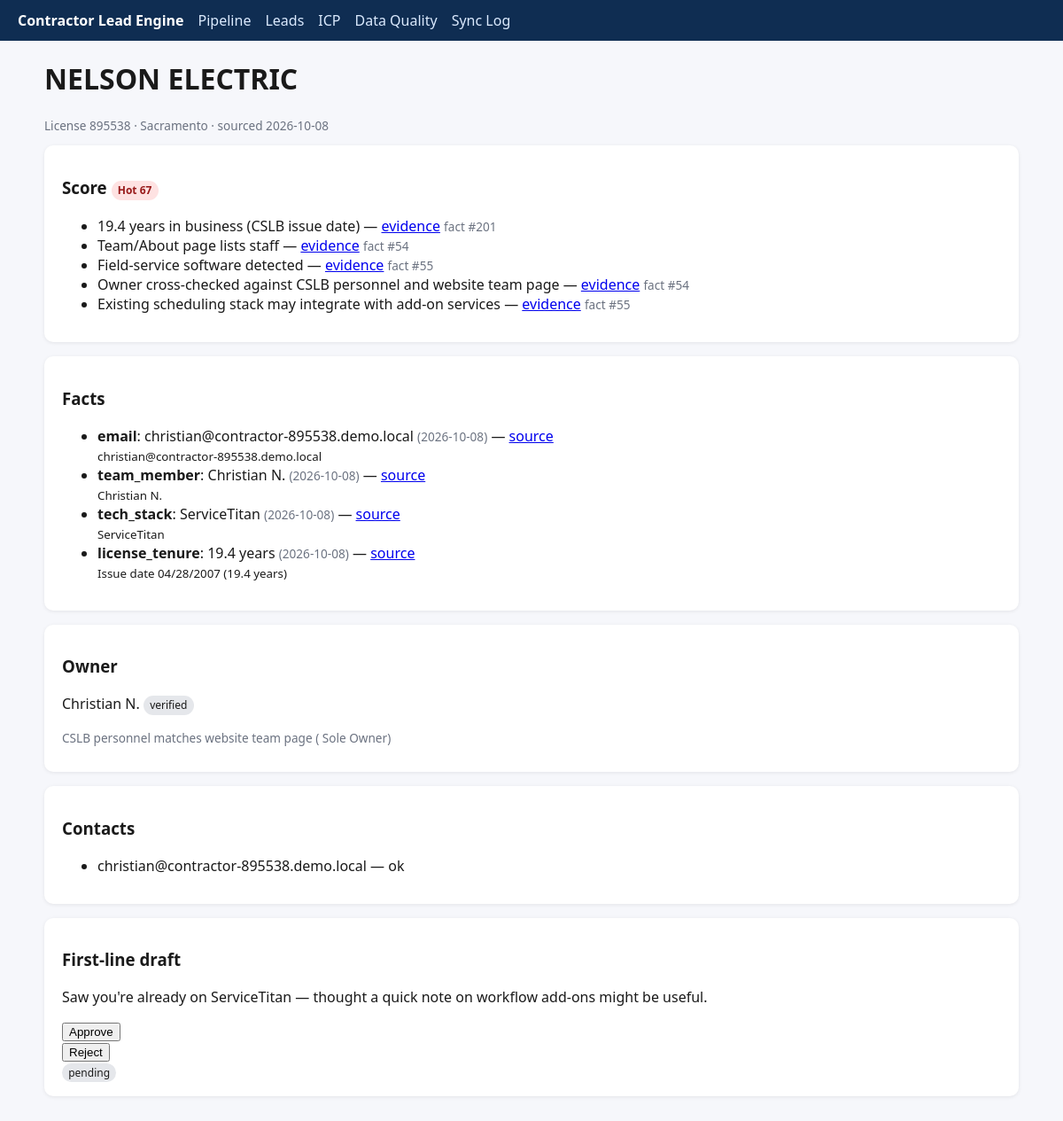
The page /leads/35 on the database its author committed.
### app/db/models.py (models this page shows)
class Company(Base):
    __tablename__ = "companies"
    id: Mapped[int] = mapped_column(Integer, primary_key=True)
    license_number: Mapped[str] = mapped_column(String(32), unique=True, index=True)
    business_name: Mapped[str] = mapped_column(String(512))
    business_type: Mapped[str | None] = mapped_column(String(128))
    address: Mapped[str | None] = mapped_column(String(512))
    city: Mapped[str | None] = mapped_column(String(128))
    state: Mapped[str | None] = mapped_column(String(8))
    zip_code: Mapped[str | None] = mapped_column(String(16))
    county: Mapped[str | None] = mapped_column(String(64), index=True)
    phone_raw: Mapped[str | None] = mapped_column(String(64))
    phone_e164: Mapped[str | None] = mapped_column(String(32), index=True)
    phone_type: Mapped[str | None] = mapped_column(String(32))
    domain: Mapped[str | None] = mapped_column(String(255), index=True)
    website_url: Mapped[str | None] = mapped_column(String(512))
    classifications: Mapped[str | None] = mapped_column(String(128))
    license_status: Mapped[str | None] = mapped_column(String(64))
    issue_date: Mapped[str | None] = mapped_column(String(32))
    expiration_date: Mapped[str | None] = mapped_column(String(32))
    years_in_business: Mapped[float | None] = mapped_column(Float)
    source_url: Mapped[str] = mapped_column(String(512))
    sourced_at: Mapped[str] = mapped_column(String(32))
    merge_cluster_id: Mapped[int | None] = mapped_column(Integer, index=True)
    is_primary_in_cluster: Mapped[bool] = mapped_column(Boolean, default=True)
    pipeline_stage: Mapped[str | None] = mapped_column(String(64))
    excluded_reason: Mapped[str | None] = mapped_column(String(256))
    suppressed: Mapped[bool] = mapped_column(Boolean, default=False)
    suppression_reason: Mapped[str | None] = mapped_column(String(256))
    owner_name: Mapped[str | None] = mapped_column(String(256))
    owner_status: Mapped[str | None] = mapped_column(String(32))
    owner_evidence: Mapped[str | None] = mapped_column(Text)
    mock_site_slug: Mapped[str | None] = mapped_column(String(128))
    synthetic: Mapped[bool] = mapped_column(Boolean, default=False)
    people: Mapped[list["Person"]] = relationship(back_populates="company")
    contacts: Mapped[list["Contact"]] = relationship(back_populates="company")
    facts: Mapped[list["Fact"]] = relationship(back_populates="company")
    signals: Mapped[list["Signal"]] = relationship(back_populates="company")
    scores: Mapped[list["Score"]] = relationship(back_populates="company")
    drafts: Mapped[list["Draft"]] = relationship(back_populates="company")

class Score(Base):
    __tablename__ = "scores"
    id: Mapped[int] = mapped_column(Integer, primary_key=True)
    company_id: Mapped[int] = mapped_column(ForeignKey("companies.id"), index=True)
    icp_version: Mapped[str] = mapped_column(String(64))
    score: Mapped[int] = mapped_column(Integer)
    tier: Mapped[str] = mapped_column(String(16), index=True)
    reasons_json: Mapped[list[dict[str, Any]]] = mapped_column(JSON, default=list)
    created_at: Mapped[str] = mapped_column(String(32))
    company: Mapped[Company] = relationship(back_populates="scores")

class Fact(Base):
    __tablename__ = "facts"
    id: Mapped[int] = mapped_column(Integer, primary_key=True)
    company_id: Mapped[int] = mapped_column(ForeignKey("companies.id"), index=True)
    kind: Mapped[str] = mapped_column(String(64), index=True)
    value: Mapped[str] = mapped_column(Text)
    evidence_url: Mapped[str] = mapped_column(String(512))
    snippet: Mapped[str] = mapped_column(Text)
    observed_at: Mapped[str] = mapped_column(String(32))
    company: Mapped[Company] = relationship(back_populates="facts")

class Contact(Base):
    __tablename__ = "contacts"
    id: Mapped[int] = mapped_column(Integer, primary_key=True)
    company_id: Mapped[int] = mapped_column(ForeignKey("companies.id"), index=True)
    contact_type: Mapped[str] = mapped_column(String(16))
    value: Mapped[str] = mapped_column(String(256), index=True)
    status: Mapped[str] = mapped_column(String(32), default="unknown")
    is_guessed: Mapped[bool] = mapped_column(Boolean, default=False)
    is_role_based: Mapped[bool] = mapped_column(Boolean, default=False)
    verifier: Mapped[str | None] = mapped_column(String(64))
    verified_at: Mapped[str | None] = mapped_column(String(32))
    source_url: Mapped[str] = mapped_column(String(512))
    sourced_at: Mapped[str] = mapped_column(String(32))
    company: Mapped[Company] = relationship(back_populates="contacts")

class Draft(Base):
    __tablename__ = "drafts"
    id: Mapped[int] = mapped_column(Integer, primary_key=True)
    company_id: Mapped[int] = mapped_column(ForeignKey("companies.id"), index=True)
    first_line: Mapped[str] = mapped_column(Text)
    snippet: Mapped[str | None] = mapped_column(Text)
    fact_id: Mapped[int | None] = mapped_column(Integer)
    status: Mapped[str] = mapped_column(String(32), default="pending")
    company: Mapped[Company] = relationship(back_populates="drafts")

### app/web/routes.py (the view)
@router.get("/leads/{company_id}", response_class=HTMLResponse)
def lead_detail(company_id: int, request: Request, db: Session = Depends(get_db)):
    company = (
        db.query(Company)
        .options(
            joinedload(Company.facts),
            joinedload(Company.contacts),
            joinedload(Company.signals),
            joinedload(Company.scores),
            joinedload(Company.drafts),
            joinedload(Company.people),
        )
        .filter(Company.id == company_id)
        .first()
    )
    if not company:
        return PlainTextResponse("Not found", status_code=404)
    sc = company.scores[-1] if company.scores else None
    draft = company.drafts[0] if company.drafts else None
    pub = _public_company(company)
    draft_pub = pub.drafts[0] if pub.drafts else None
    return render("lead_detail.html", request=request, company=pub, score=sc, draft=draft_pub)

### app/web/templates/lead_detail.html (shortened to what this page needs)
{% extends "base.html" %}
{% block content %}
<h1>{{ company.business_name }}</h1>
<p class="muted">License {{ company.license_number }} · {{ company.county }} · sourced {{ company.sourced_at }}</p>
<div class="card">
  <h3>Score {% if score %}<span class="badge {{ score.tier }}">{{ score.tier }} {{ score.score }}</span>{% endif %}</h3>
  <ul>
  {% for reason in (score.reasons_json if score else []) %}
    <li>{{ reason.text }} — <a href="{{ reason.evidence_url }}" target="_blank">evidence</a> <span class="muted">fact #{{ reason.fact_id }}</span></li>
  {% endfor %}
  </ul>
</div>
<div class="card">
  <h3>Facts</h3>
  <ul>
  {% for fact in company.facts %}
    <li><strong>{{ fact.kind }}</strong>: {{ fact.value }} <span class="muted">({{ fact.observed_at }})</span> — <a href="{{ fact.evidence_url }}">source</a><br><small>{{ fact.snippet }}</small></li>
  {% endfor %}
  </ul>
</div>
<div class="card">
  <h3>Owner</h3>
  <p>{{ company.owner_name or '—' }} <span class="badge">{{ company.owner_status }}</span></p>
  <p class="muted">{{ company.owner_evidence }}</p>
</div>
<div class="card">
  <h3>Contacts</h3>
  <ul>
  {% for c in company.contacts %}
    <li>{{ c.value }} — {{ c.status }}{% if c.is_guessed %} (guessed){% endif %}{% if c.is_role_based %} (role){% endif %}</li>
  {% endfor %}
  </ul>
</div>
{% if draft %}
<div class="card">
  <h3>First-line draft</h3>
  <p>{{ draft.first_line }}</p>
  <form hx-post="/leads/{{ company.id }}/draft" hx-target="#draft-status">
    <button type="submit">Approve</button>
  </form>
  <form hx-post="/leads/{{ company.id }}/draft" hx-target="#draft-status">
    <button type="submit">Reject</button>
  </form>
  <div id="draft-status"><span class="badge">{{ draft.status }}</span></div>
</div>
{% endif %}
{% endblock %}

### app/web/templates/base.html (style rules this page uses)
:root { font-family: system-ui, sans-serif; color: #1a1a1a; }
body { margin: 0; background: #f6f7fb; }
.card { background: #fff; border-radius: 10px; padding: 1rem 1.25rem; box-shadow: 0 1px 4px rgba(0,0,0,.08); margin-bottom: 1rem; }
.badge { display: inline-block; padding: .15rem .45rem; border-radius: 999px; font-size: .75rem; background: #e5e7eb; }
.Hot { background: #fee2e2; color: #991b1b; }
.muted { color: #6b7280; font-size: .85rem; }

### rows shown on the page
Company: business_name "NELSON ELECTRIC", license_number "895538", county "Sacramento", sourced_at "2026-10-08", owner_name "Christian N.", owner_status "verified", owner_evidence "CSLB personnel matches website team page ( Sole Owner)"
Score: tier "Hot", score "67"
Fact: kind "email", value "christian@contractor-895538.demo.local", observed_at "2026-10-08", snippet "christian@contractor-895538.demo.local"
Fact: kind "team_member", value "Christian N.", observed_at "2026-10-08", snippet "Christian N."
Fact: kind "tech_stack", value "ServiceTitan", observed_at "2026-10-08", snippet "ServiceTitan"
Fact: kind "license_tenure", value "19.4 years", observed_at "2026-10-08", snippet "Issue date 04/28/2007 (19.4 years)"
Contact: value "christian@contractor-895538.demo.local", status "ok"
Draft: first_line "Saw you're already on ServiceTitan — thought a quick note on workflow add-ons might be useful.", status "pending"

### other values the page prints
{{ reason.text }} "19.4 years in business (CSLB issue date)" "Team/About page lists staff" "Field-service software detected" "Owner cross-checked against CSLB personnel and website team page" "Existing scheduling stack may integrate with add-on services"
{{ reason.fact_id }} "201" "54" "55" "54" "55"
